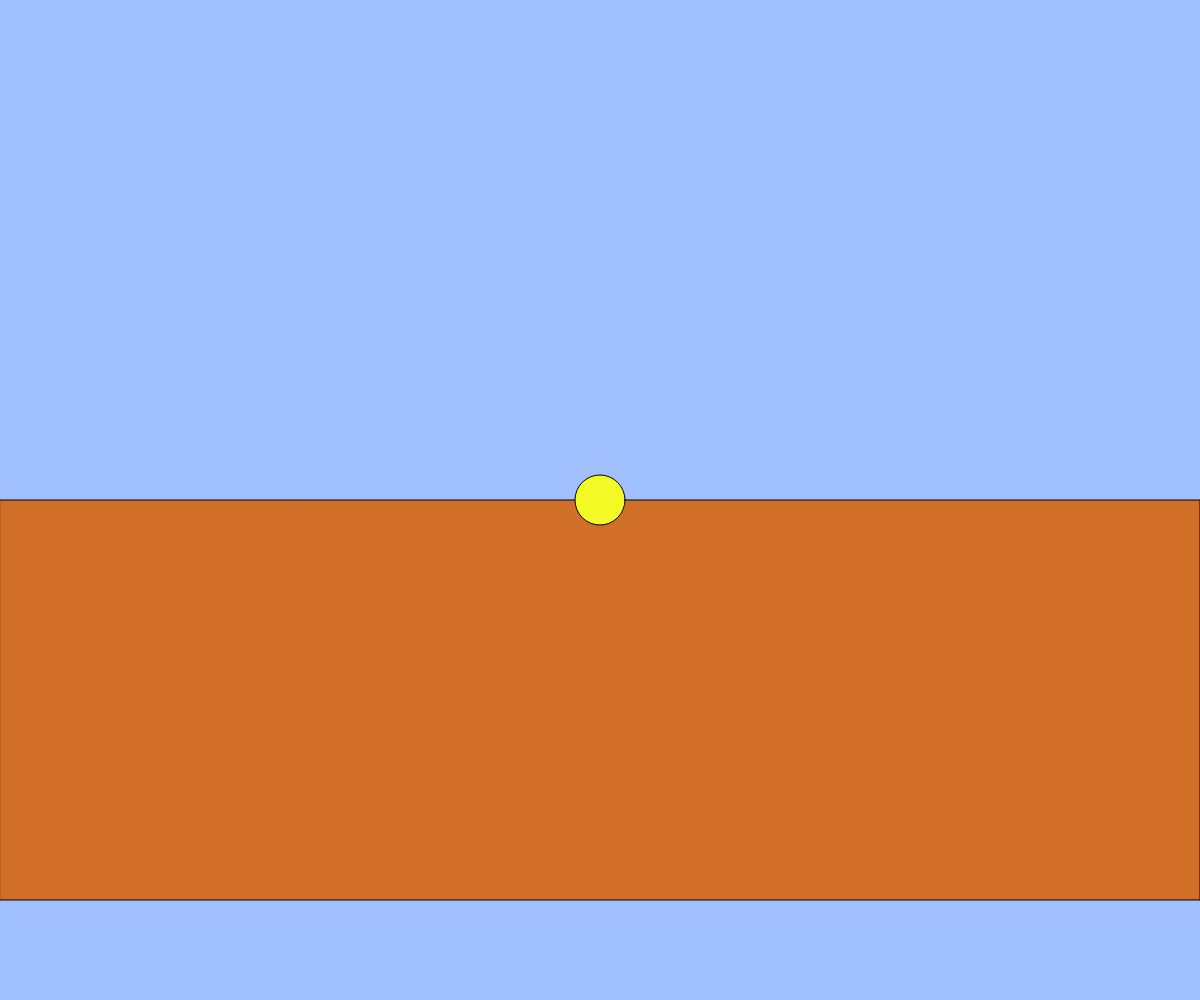
Frame 1 (no input)
Frame 60 (no input): identical to frame 1, image omitted
Frame 120 (the mouse pressed at the canvas centre since frame 60): identical to frame 1, image omitted

The p5.js sketch that drew this single still picture (run headless with seeded random() and noise() and a simulated clock; from frame 60 on, the mouse is pressed at the canvas centre):

// p5.js sketch
// ── sketch.js
// テキスト「キーボード操作に反応する」
let x, y;

function setup(){
  createCanvas(windowWidth, windowHeight);
  x = width / 2;
  y = height / 2;
}

function draw(){
  background(160, 192, 255);
  if(keyIsDown(LEFT_ARROW)){ x -= 5; }
  if(keyIsDown(RIGHT_ARROW)){ x += 5; }
  // if(keyIsDown(UP_ARROW)){ y -= 5; }
  // if(keyIsDown(DOWN_ARROW)){ y += 5; }
  // if(keyIsDown("A".charCodeAt(0))){ x+= 10; }
  // if(keyIsDown(" ".charCodeAt(0))){ x-= 10; }
  fill (209,110,40);
  rect (0,500, width, height/2.5);
  fill (243,250,37);
  ellipse(x, 500, 50);
}

// イベントハンドラを使用するパターン
// function keyPressed(){
//   if(keyCode == LEFT_ARROW){ x -= 5; }
//   else if(keyCode == RIGHT_ARROW){ x+= 5; }
//   else if(keyCode == DOWN_ARROW){ y += 5; }
//   else if(keyCode == UP_ARROW){ y -= 5; }
//   else if(key == "A"){ x += 10; }
// }



function windowResized(){
  resizeCanvas(windowWidth, windowHeight);
}
